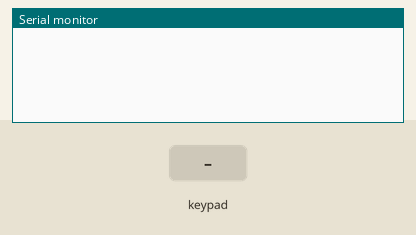
Simulated run of this sketch. Board: Arduino Uno, built with avr-gcc and run on an emulated ATmega328P. Parts: the last lines printed to the serial monitor. The test bench sets the inputs (shaded band).

Above: at 1.2 s.
1.3 s: key '0' pressed
At 2.0 s:
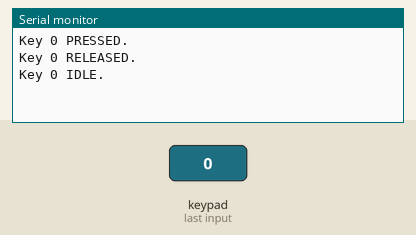
2.9 s: key 'a' pressed
At 4.1 s:
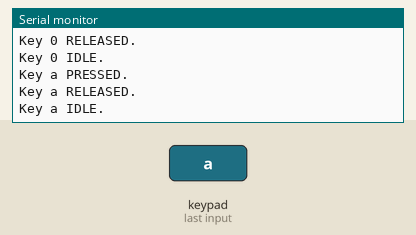
4.5 s: key 'b' pressed
At 5.4 s:
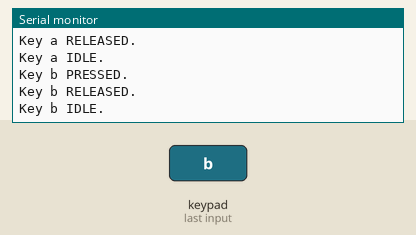
6.1 s: key 'c' pressed
At 6.7 s:
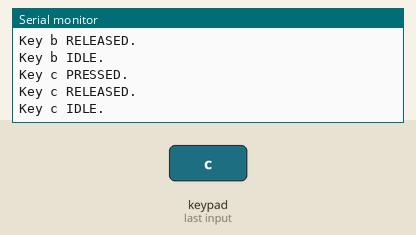
7.7 s: key 'd' pressed
At 9.0 s:
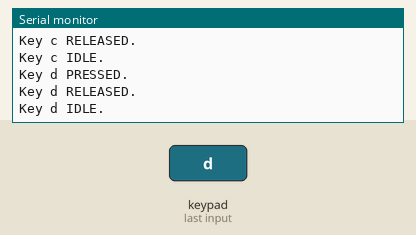
9.3 s: key 'e' pressed
At 10.1 s:
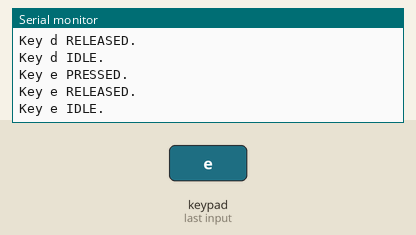

Measured:
- after the input at 1.3 s, the serial monitor: prints a new line at once (image 1)
- after the input at 2.9 s, the serial monitor: prints a new line at once (image 2)
- after the input at 4.5 s, the serial monitor: prints a new line at once (image 3)
- after the input at 6.1 s, the serial monitor: prints a new line at once (image 4)
- after the input at 7.7 s, the serial monitor: prints a new line at once (image 5)
- after the input at 9.3 s, the serial monitor: prints a new line at once (image 6)

The sketch:

MultiKey4x14.ino
```cpp
/* @file MultiKey.ino
|| @version 1.0
|| @author Mark Stanley
|| @contact mstanley@technologist.com
||
|| @description
|| | The latest version, 3.0, of the keypad library supports up to 10
|| | active keys all being pressed at the same time. This sketch is an
|| | example of how you can get multiple key presses from a keypad or
|| | keyboard.
|| #
*/

#include <Keypad.h>

const byte ROWS = 4; //four rows
const byte COLS = 14; //nine columns
char keys[ROWS][COLS] = {
{'0','1','2','3','4','5','6','7','8','9','a','b','c','d'},
{'e','f','g','h','i','j','k','l','m','n','o','p','q','r'},
{'s','t','u','v','w','x','y','z','A','B','C','D','E','F'},
{'G','H','I','J','K','L','M','N','O','P','Q','R','S','T'}
};
byte rowPins[ROWS] = {A2, A3, A4, A5}; //connect to the row pinouts of the kpd
byte colPins[COLS] = {2, 3, 4, 5, 6, 7, 8, 9, 10, 11, 12, 13, A0, A1}; //connect to the column pinouts of the kpd

Keypad kpd = Keypad( makeKeymap(keys), rowPins, colPins, ROWS, COLS );

unsigned long loopCount;
unsigned long startTime;
String msg;


void setup() {
    Serial.begin(9600);
    loopCount = 0;
    startTime = millis();
    msg = "";
}


void loop() {
    loopCount++;
    if ( (millis()-startTime)>5000 ) {
//        Serial.print("Average loops per second = ");
//        Serial.println(loopCount/5);
        startTime = millis();
        loopCount = 0;
    }

    // Fills kpd.key[ ] array with up-to 10 active keys.
    // Returns true if there are ANY active keys.
    if (kpd.getKeys())
    {
        for (int i=0; i<LIST_MAX; i++)   // Scan the whole key list.
        {
            if ( kpd.key[i].stateChanged )   // Only find keys that have changed state.
            {
                switch (kpd.key[i].kstate) {  // Report active key state : IDLE, PRESSED, HOLD, or RELEASED
                    case PRESSED:
                    msg = " PRESSED.";
                break;
                    case HOLD:
                    msg = " HOLD.";
                break;
                    case RELEASED:
                    msg = " RELEASED.";
                break;
                    case IDLE:
                    msg = " IDLE.";
                }
                Serial.print("Key ");
                Serial.print(kpd.key[i].kchar);
                Serial.println(msg);
            }
        }
    }
}  // End loop
```
